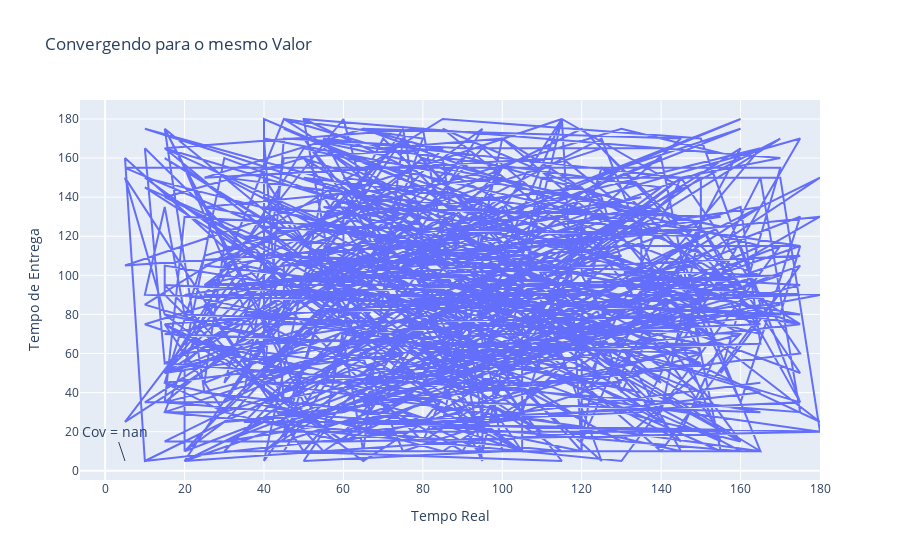

Notebook code for this chart:
### Code cell
import numpy as np
import plotly.graph_objects as go
import pandas as pd

dataFrame = pd.read_csv('https://gist.githubusercontent.com/altinodantas/2d57753e48eeacd20a6c1ff6ebe94f6d/raw/e6868648a75a340a651b5494e0f210f1010810aa/dados-delivery.csv')

#Selecionando as colunas do dataFrame
tempo_real = dataFrame['tempo-entrega-real']
tempo_entrega = dataFrame['tempo-entrega']
horario_pedido = dataFrame['hora-do-pedido']

#calcular a Convergência
conv = np.cov(tempo_real,tempo_entrega)
conv_tempreal_pedido = np.cov(tempo_real,horario_pedido)

#criar um Gráfico na biblioteca Plotly
fig = go.Figure()

#Adicionando um título ao gráfico:
fig.update_layout(title='Convergendo para o mesmo Valor')

fig.update_xaxes(title='Tempo Real')
fig.update_yaxes(title='Tempo de Entrega')

#Adicionando um trace de linha
fig.add_trace(go.Scatter(x=tempo_real, y=tempo_entrega, name='Tempo-Entrega-Real vs Tempo-Entrega'))

#Adicionando uma legenda ao gráfico
fig.update_layout(legend=dict(title="Parâmetros"))

#adicionar a convegência ao Grádfico
fig.add_annotation(
    x=tempo_real.min(),
    y=tempo_entrega.min(),
    text="Cov = {:.2f}".format(conv[0,1]),
    font_size=14,
    align="center",
    arrowsize=1,
)

fig.show()

### Figure 1 — Plotly figure (JSON) as saved in the notebook; plotly's stock layout.template omitted (floating-point values rounded to 4 significant figures; data arrays with more than 128 entries replaced by an {"elided": "..."} marker saying what was removed)
{"data": [{"name": "Tempo-Entrega-Real vs Tempo-Entrega", "type": "scatter", "x": {"elided": "532 int values"}, "y": {"elided": "532 int values"}}], "layout": {"annotations": [{"align": "center", "arrowsize": 1, "font": {"size": 14}, "text": "Cov = nan", "x": 5, "y": 5}], "legend": {"title": {"text": "Parâmetros"}}, "title": {"text": "Convergendo para o mesmo Valor"}, "xaxis": {"title": {"text": "Tempo Real"}}, "yaxis": {"title": {"text": "Tempo de Entrega"}}}}
